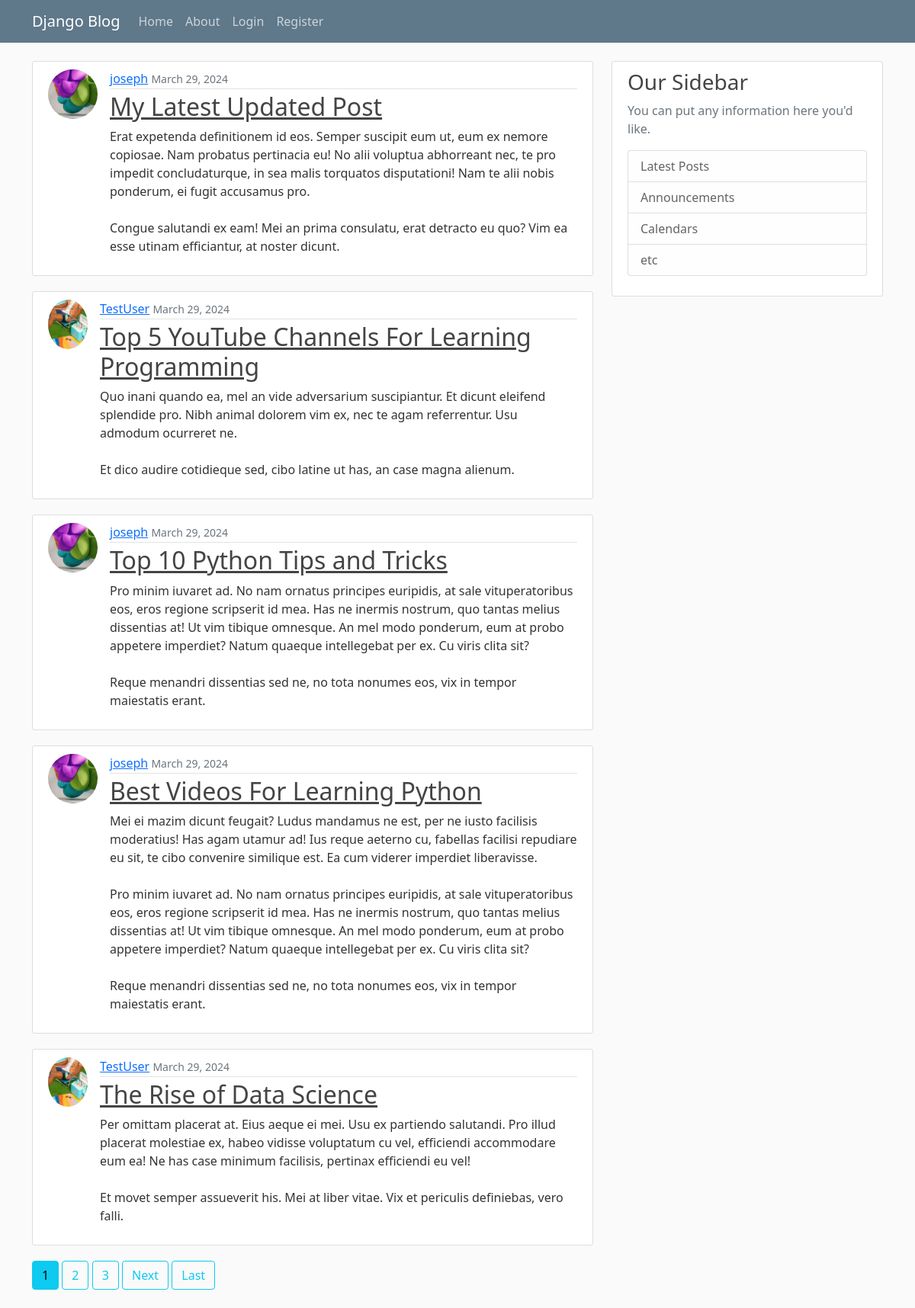
The page / on the database its author committed.
### blog/models.py (models this page shows, shortened)
class Post(models.Model):
    title = models.CharField( max_length=100)
    content = models.TextField()
    date_posted = models.DateTimeField(default=timezone.now)
    author = models.ForeignKey(User, on_delete=models.CASCADE)

### users/models.py (models this page shows, shortened)
class Profile(models.Model):
    user = models.OneToOneField(User, on_delete = models.CASCADE)
    image = models.ImageField(default='default.jpg', upload_to='profile_pics')

### blog/views.py (the view)
# urls.py: path('', PostListView.as_view(), name="blog-home"),
class PostListView(ListView):
      model = Post
      template_name = 'blog/home.html' #<app>/<model>_<viewtype>.html
      context_object_name = 'posts'
      ordering = ['-date_posted']
      paginate_by = 5

### blog/templates/blog/home.html (shortened to what this page needs)
{% extends "blog/base.html" %}
{% block content %}
  {% for post in posts %}
    <article class="media content-section">
      <img class="rounded-circle article-img"
           src="{{ post.author.profile.image.url }}"
           alt=""
           srcset=""
           height=""
           width="">
      <div class="media-body">
        <div class="article-metadata">
          <a class="mr-2" href="{% url 'user-posts' post.author.username %}">{{ post.author }}</a>
          <small class="text-muted">{{ post.date_posted|date:"F d, Y" }}</small>
        </div>
        <h2>
          <a class="article-title" href="{% url 'post-detail' post.id %}">{{ post.title }}</a>
        </h2>
        <p class="article-content">{{ post.content }}</p>
      </div>
    </article>
  {% endfor %}
  {% if is_paginated %}
    {% for num in page_obj.paginator.page_range %}
      {% if page_obj.number == num %}
        <a href="?page={{ num }}" class="btn btn-info mb-4">{{ num }}</a>
      {% elif num > page_obj.number|add:'-3' and num < page_obj.number|add:'3' %}
        <a href="?page={{ num }}" class="btn btn-outline-info mb-4">{{ num }}</a>
      {% endif %}
    {% endfor %}
    {% if page_obj.has_next %}
      <a href="?page={{ page_obj.next_page_number }}"
         class="btn btn-outline-info mb-4">Next</a>
      <a href="?page={{ page_obj.paginator.num_pages }}"
         class="btn btn-outline-info mb-4">Last</a>
    {% endif %}
  {% endif %}
{% endblock content %}

### blog/static/blog/main.css (style rules this page uses)
body { background: #fafafa; color: #333333; margin-top: 5rem; }
h1, h2, h3, h4, h5, h6 { color: #444444; }
.content-section { background: #ffffff; padding: 10px 20px; border: 1px solid #dddddd; border-radius: 3px; margin-bottom: 20px; display: flex; }
.article-title { color: #444444; }
.article-content { white-space: pre-line; }
.article-img { height: 65px; width: 65px; margin-right: 16px; }
.article-metadata { padding-bottom: 1px; margin-bottom: 4px; border-bottom: 1px solid #e3e3e3; }

### rows shown on the page
Post: author.profile.image (picture), author "joseph", date_posted "March 29, 2024", title "My Latest Updated Post", content "Erat expetenda definitionem id eos. Semper suscipit eum ut, eum ex nemore copiosae. Nam probatus pertinacia eu! No alii voluptua abhorreant nec, te pro impedit concludaturque, in sea malis torquatos disputationi! Nam te alii nobis ponderum, ei fugit accusamus pro. Congue salutandi ex eam! Mei an prima consulatu, erat detracto eu quo? Vim ea esse utinam efficiantur, at noster dicunt."
Post: author.profile.image (placeholder picture), author "TestUser", date_posted "March 29, 2024", title "Top 5 YouTube Channels For Learning Programming", content "Quo inani quando ea, mel an vide adversarium suscipiantur. Et dicunt eleifend splendide pro. Nibh animal dolorem vim ex, nec te agam referrentur. Usu admodum ocurreret ne. Et dico audire cotidieque sed, cibo latine ut has, an case magna alienum."
Post: author.profile.image (picture), author "joseph", date_posted "March 29, 2024", title "Top 10 Python Tips and Tricks", content "Pro minim iuvaret ad. No nam ornatus principes euripidis, at sale vituperatoribus eos, eros regione scripserit id mea. Has ne inermis nostrum, quo tantas melius dissentias at! Ut vim tibique omnesque. An mel modo ponderum, eum at probo appetere imperdiet? Natum quaeque intellegebat per ex. Cu viris clita sit? Reque menandri dissentias sed ne, no tota nonumes eos, vix in tempor maiestatis erant."
Post: author.profile.image (picture), author "joseph", date_posted "March 29, 2024", title "Best Videos For Learning Python", content "Mei ei mazim dicunt feugait? Ludus mandamus ne est, per ne iusto facilisis moderatius! Has agam utamur ad! Ius reque aeterno cu, fabellas facilisi repudiare eu sit, te cibo convenire similique est. Ea cum viderer imperdiet liberavisse. Pro minim iuvaret ad. No nam ornatus principes euripidis, at sale vituperatoribus eos, eros regione scripserit id mea. Has ne inermis nostrum, quo tantas melius dissentias at! Ut vim tibique omnesque. An mel modo ponderum, eum at probo appetere imperdiet? Natum quaeque intellegebat per ex. Cu viris clita sit? Reque menandri dissentias sed ne, no tota nonumes eos, vix in tempor maiestatis erant."
Post: author.profile.image (placeholder picture), author "TestUser", date_posted "March 29, 2024", title "The Rise of Data Science", content "Per omittam placerat at. Eius aeque ei mei. Usu ex partiendo salutandi. Pro illud placerat molestiae ex, habeo vidisse voluptatum cu vel, efficiendi accommodare eum ea! Ne has case minimum facilisis, pertinax efficiendi eu vel! Et movet semper assueverit his. Mei at liber vitae. Vix et periculis definiebas, vero falli."

### other values the page prints
{{ num }} "1"
{{ num }} "2" "3"
